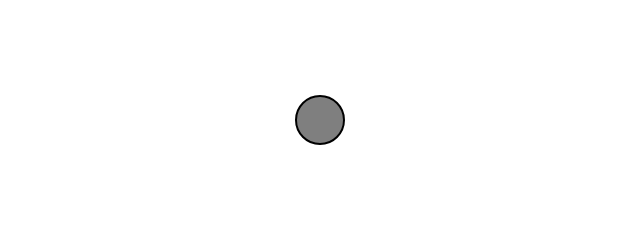
Frame 1 (no input)
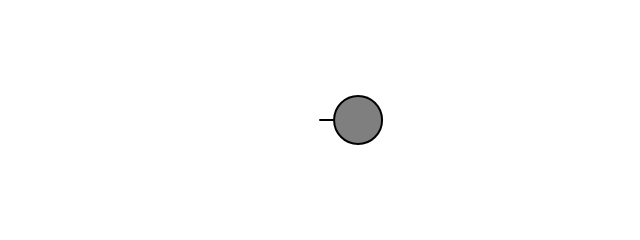
Frame 60 (no input)
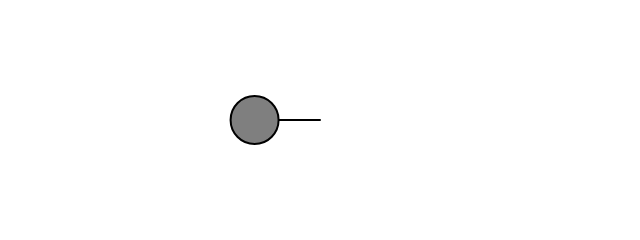
Frame 120 (the mouse pressed at the canvas centre since frame 60)

The p5.js sketch that drew these frames (run headless with seeded random() and noise() and a simulated clock; from frame 60 on, the mouse is pressed at the canvas centre):

// p5.js sketch
// ── sketch.js
// The Nature of Code
// Daniel Shiffman
// http://natureofcode.com

let angle = 0;
let aVelocity = 0.05;

function setup() {
  createCanvas(640, 240);
}

function draw() {
  background(255);

  let amplitude = 200;
  let x = amplitude * sin(angle);
  angle += aVelocity;

  translate(width / 2, height / 2);

  stroke(0);
  strokeWeight(2);
  fill(127);
  line(0, 0, x, 0);
  circle(x, 0, 48);
}
